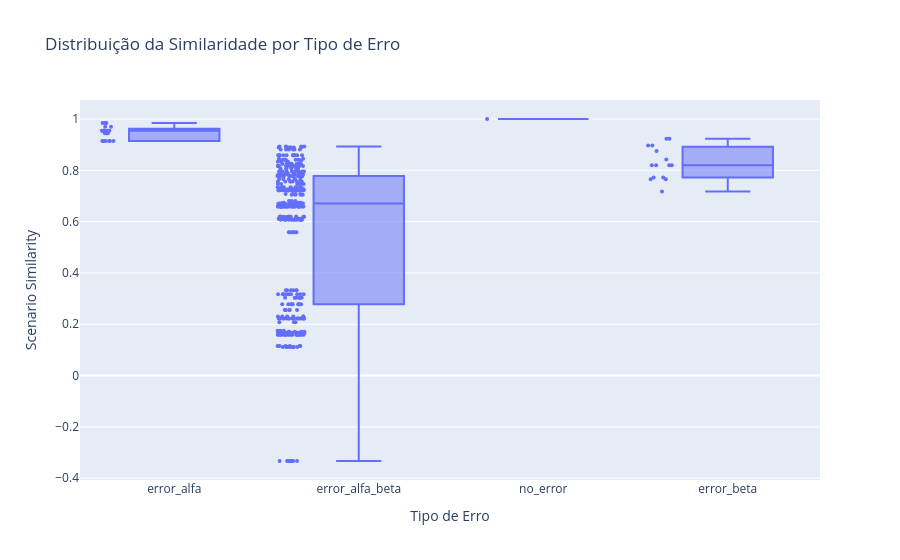

Notebook code cell kept with this figure:
### Code cell
import plotly.express as px

# Criar o boxplot
fig = px.box(given_then_df, x='tipo_de_erro', y='Scenario Similarity', 
             title='Distribuição da Similaridade por Tipo de Erro',
             labels={'Scenario Similarity': 'Scenario Similarity', 'tipo_de_erro': 'Tipo de Erro'},
             points="all")

# Mantendo a média visível e destacando o valor da mediana
fig.update_traces(marker=dict(size=4), jitter=0.3, boxpoints='all')  # Ajustes de visualização dos pontos

# Exibir o gráfico
fig.show()

### Figure 1 — Plotly figure (JSON) as saved in the notebook; plotly's stock layout.template omitted (floating-point values rounded to 4 significant figures; data arrays with more than 128 entries replaced by an {"elided": "..."} marker saying what was removed)
{"data": [{"alignmentgroup": "True", "boxpoints": "all", "hovertemplate": "Tipo de Erro=%{x}<br>Scenario Similarity=%{y}<extra></extra>", "jitter": 0.3, "legendgroup": "", "marker": {"color": "#636efa", "size": 4}, "name": "", "notched": false, "offsetgroup": "", "orientation": "v", "showlegend": false, "type": "box", "x": {"elided": "465 str values"}, "x0": " ", "xaxis": "x", "y": {"elided": "465 float values"}, "y0": " ", "yaxis": "y"}], "layout": {"boxmode": "group", "legend": {"tracegroupgap": 0}, "title": {"text": "Distribuição da Similaridade por Tipo de Erro"}, "xaxis": {"anchor": "y", "domain": [0, 1], "title": {"text": "Tipo de Erro"}}, "yaxis": {"anchor": "x", "domain": [0, 1], "title": {"text": "Scenario Similarity"}}}}
